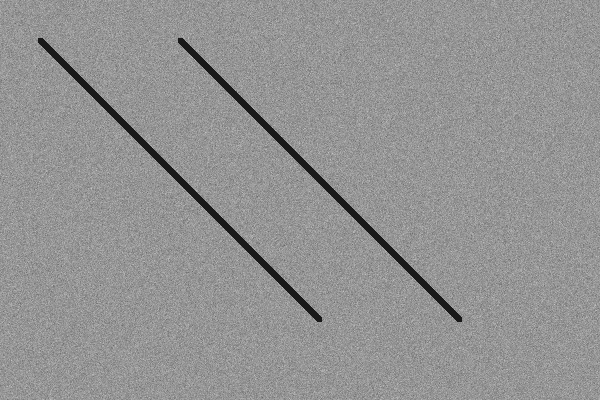
#> input picture original/apptest_tif.tif, 600 x 400 px, given in place of 260708_316_H_b2_front_CBS_002.tif, which was not available
$ python detect_cracks.py
#> lines starting #> are read from the running program, lines starting #| are printed output that depends on the picture; pictures that were not available may be replaced by others from this repository, and a replacement may not be noted
"""
Automatic crack detection for SEM/TXM micrographs, with ML-based
artifact rejection.

Pipeline
--------
1. Load the (often 16-bit) grayscale micrograph and rescale it to 8-bit
   using a percentile stretch.
2. Flatten uneven illumination with a large-kernel background subtraction.
3. Segment "dark" pixels with Otsu thresholding on the flattened image,
   then clean with morphology. This stage is deliberately permissive
   (high recall) -- it will catch real cracks AND artifacts (pores,
   inclusions, grain-boundary pits).
4. Compute a Frangi "vesselness" map on the flattened image. This is a
   Hessian-eigenvalue-based ridge filter (the same math used to segment
   blood vessels in medical imaging): it responds strongly to thin,
   continuous, curvilinear structures like cracks, and weakly to round
   blobs like pores -- exactly the discrimination we need.
5. For every candidate region from step 3, compute a feature vector
   (elongation, solidity, eccentricity, extent, mean darkness, mean
   vesselness response, ...).
6. Classify each candidate as crack vs. artifact using one of:
     - "auto"  (default): unsupervised Gaussian-mixture clustering on the
       standardized features, with the more "crack-like" cluster
       (higher elongation/vesselness, lower solidity) auto-selected.
       No manual labeling needed.
     - "train": fit a RandomForestClassifier from a CSV where you've
       manually corrected the IsCrack column of a previous run, and
       save the model so it can be reused on the rest of your image
       series (see --model).
     - "apply": load a previously trained model and use it directly --
       no re-fitting, fully deterministic, good for batch-processing
       many images consistently.
7. Write a pure black-and-white image (crack = black, background =
   white) using only the *kept* regions, a QC overlay (kept regions in
   red & numbered, rejected candidates in cyan), and a CSV with every
   candidate's features + classification, so you can review / correct
   it and feed it back into --mode train.

Usage
-----
    python3 detect_cracks.py INPUT.tif                       # auto mode
    python3 detect_cracks.py INPUT.tif --mode train \\
        --train-labels reviewed_candidates.csv --model crack_clf.joblib
    python3 detect_cracks.py INPUT2.tif --mode apply --model crack_clf.joblib

Run with -h for all options.
"""

import argparse
import math
import os
import sys

import numpy as np
import pandas as pd
import tifffile
import cv2
from scipy import ndimage as ndi
from scipy.spatial import cKDTree
from scipy.sparse import lil_matrix
from scipy.sparse.csgraph import minimum_spanning_tree
from skimage import exposure, filters, measure, morphology
from skimage.graph import route_through_array
import matplotlib

matplotlib.use("Agg")
import matplotlib.pyplot as plt
import matplotlib.patheffects as pe
from PIL import Image, ImageDraw

FEATURE_COLUMNS = [
    "LogArea",
    "Elongation",
    "Solidity",
    "Eccentricity",
    "Extent",
    "Circularity",
    "MeanDarkness",
    "MeanVesselness",
]


# [9 lines left out: function get_unique_filename, not called in this run]


def load_as_uint8(image_path, low_pct=1.0, high_pct=99.5):
    img = tifffile.imread(image_path)
    if img.ndim == 3:
        img = img[..., 0]
    lo, hi = np.percentile(img, [low_pct, high_pct])
    img8 = exposure.rescale_intensity(
        img.astype(np.float32), in_range=(lo, hi), out_range=(0, 255)
    ).astype(np.uint8)
    return img8


def _detect_databar_top(img8, search_frac=0.25, window=10, std_ratio=0.4, mean_ratio=0.85):
    """
    Some SEM exports (e.g. the raw instrument captures in this dataset) have
    an info bar burned in at the bottom (scale bar, detector, voltage, ...).
    Returns the first row of that bar, or h if there is none.

    Two independent signals, and the higher (earlier) one wins, because either
    alone leaves real bars in the frame.

    1. STATISTICAL. A databar background is close to solid, so both the row-wise
       mean brightness AND the row-wise standard deviation drop sharply at the
       transition. Comparing each row against the max over the preceding `window`
       rows keeps this stable against ordinary row-to-row noise. (An earlier
       version looked for a spike in horizontal gradient energy instead, which
       assumed the specimen surface is smooth -- false on busy, high-contrast
       captures where grain texture has edge energy as high as the bar.)

    2. GEOMETRIC. The panel is a RECTANGLE, so its top edge changes brightness
       across essentially the whole width at a single row -- unlike a jagged
       specimen boundary or a dark void, which change locally.

    Signal 1 alone missed five captures here (MAR_Amb_Cast_CBS_0002/0005,
    MAR_Amb_Cast_ETD_0002/0005, MAR_Amb_HIP_CBS_0003): their panel is a flat
    MID-GREY, not dark enough for mean_ratio to trip, so 240 rows of bar stayed in
    frame and the model detected the bar's own text as cracks -- 243,405 red pixels
    on one of them. Signal 2 catches all five. Measured across all 62 images, the
    60% width threshold moves the crop on exactly those five and nothing else.
    """
    h, w = img8.shape
    search_start = int(h * (1 - search_frac))
    rows = img8[search_start:].astype(np.float32)
    if rows.shape[0] < window + 5:
        return h

    bar_top_stat = h
    row_means = rows.mean(axis=1)
    row_stds = rows.std(axis=1)
    for i in range(window, len(row_means)):
        baseline_std = row_stds[i - window:i].max()
        baseline_mean = row_means[i - window:i].max()
        if (baseline_std > 3 and row_stds[i] < baseline_std * std_ratio
                and row_means[i] < baseline_mean * mean_ratio):
            bar_top_stat = search_start + i
            break

    bar_top_edge = h
    best_frac, best_row = 0.0, None
    for i in range(1, rows.shape[0]):
        frac = float((np.abs(rows[i] - rows[i - 1]) > 10).mean())
        if frac > best_frac:
            best_frac, best_row = frac, search_start + i
    # >=20 rows below it, so a near-bottom noise spike cannot masquerade as a panel
    if best_frac >= 0.60 and best_row is not None and h - best_row >= 20:
        bar_top_edge = best_row

    return min(bar_top_stat, bar_top_edge)


def find_field_of_view(img8, bright_thresh=12, shrink_frac=0.16, min_keep_frac=0.2):
    """
    Auto-detect the usable sample area, excluding any burned-in info bar and
    any circular aperture vignette (dark corners around a round field of
    view) -- both are common in raw SEM exports and would otherwise be
    misread as one giant 'crack' by the darkness threshold. Images that are
    already tightly cropped (no bar, no vignette) pass through unchanged.
    Returns (x0, y0, x1, y1).
    """
    h, w = img8.shape
    bar_top = _detect_databar_top(img8)
    workspace = img8[:bar_top].astype(np.float32)
    row_ok = np.where(workspace.mean(axis=1) > bright_thresh)[0]
    col_ok = np.where(workspace.mean(axis=0) > bright_thresh)[0]
    if len(row_ok) == 0 or len(col_ok) == 0:
        return 0, 0, w, bar_top

    y0, y1 = int(row_ok.min()), int(row_ok.max())
    x0, x1 = int(col_ok.min()), int(col_ok.max())
    fills_workspace = (x1 - x0) > 0.97 * w and (y1 - y0) > 0.97 * bar_top

    # A genuine circular aperture vignette darkens all FOUR corners
    # symmetrically (that's what "round field of view" means). A large but
    # ordinary dark REGION -- a sample edge, a void, a low-signal patch near
    # one side -- can just as easily pull the row/col brightness bounding
    # box in from one or two sides without being vignetting at all. Checked
    # directly on this dataset: of the images that failed the fills_workspace
    # check, none had all four corners dark in a way consistent with a round
    # cutoff (usually only one or two corners, or a band along one edge) --
    # confirmed by looking at actual corner brightness, not inferred. Require
    # that signature explicitly before committing to the inscribed-square
    # crop; otherwise this dataset's real dark regions get mistaken for
    # vignetting and lose 50-70% of a perfectly good frame.
    corner_size = max(20, int(0.03 * min(w, bar_top)))
    corners = [
        workspace[:corner_size, :corner_size].mean(),
        workspace[:corner_size, -corner_size:].mean(),
        workspace[-corner_size:, :corner_size].mean(),
        workspace[-corner_size:, -corner_size:].mean(),
    ]
    looks_like_round_vignette = all(c < bright_thresh for c in corners)

    if fills_workspace or not looks_like_round_vignette:
        # No vignette (or not the round kind this crop assumes) -- exclude
        # only the databar, keep the rest of the frame as-is.
        x0, y0, x1, y1 = 0, 0, w, bar_top
    else:
        # Treat the bright blob as a circle (its bounding box can be
        # asymmetric if the bar clipped one side) and crop to the largest
        # square inscribed in that circle. A per-axis shrink can still leave
        # a corner poking into the vignette when the box isn't square (e.g.
        # the bar ate into the height but not the width); an inscribed
        # square is geometrically guaranteed to clear every corner.
        cy, cx = (y0 + y1) / 2, (x0 + x1) / 2
        radius = max(y1 - y0, x1 - x0) / 2
        half_side = radius / math.sqrt(2) * (1 - shrink_frac)
        y0, y1 = int(cy - half_side), int(cy + half_side)
        x0, x1 = int(cx - half_side), int(cx + half_side)
        y0, x0 = max(y0, 0), max(x0, 0)
        y1, x1 = min(y1, bar_top), min(x1, w)

    if (x1 - x0) * (y1 - y0) < min_keep_frac * w * h:
        return 0, 0, w, bar_top  # detection looked wrong -- fall back safely
    return x0, y0, x1, y1


def flatten_background(img8, sigma=40, low_pct=0.5, high_pct=99.5):
    """
    Subtract a heavily blurred copy to remove slow illumination drift, then
    rescale to 8-bit using a PERCENTILE stretch rather than raw min/max.
    Min/max is fragile here: a handful of outlier pixels (a hot pixel, dust,
    or the crack itself sitting at 0) can dominate the range and compress
    all of the real background texture into a narrow band, which then
    breaks Otsu thresholding downstream (seen on low-contrast ETD captures).
    """
    background = filters.gaussian(img8, sigma=sigma, preserve_range=True)
    flat = img8.astype(np.float32) - background
    lo, hi = np.percentile(flat, [low_pct, high_pct])
    if hi <= lo:
        lo, hi = flat.min(), flat.max()
    flat = exposure.rescale_intensity(flat, in_range=(lo, hi), out_range=(0, 255)).astype(np.uint8)
    return flat


def segment_dark_regions(flat, denoise_sigma=1.0, mad_k=5.0, img8=None, absolute_dark_thresh=10):
    """
    Otsu assumes a roughly bimodal histogram (background vs. crack). That
    holds for high-contrast captures, but low-contrast/noisy images (seen on
    this dataset's ETD captures) have an essentially unimodal histogram --
    Otsu still forces a split, often near the median, flagging >50% of the
    image as "dark" and blowing up downstream. A robust median/MAD outlier
    threshold doesn't assume bimodality; taking whichever of the two
    thresholds is lower keeps Otsu's better localization on well-behaved
    images while capping the damage when it misfires.

    This RELATIVE (flattened-image) threshold has its own blind spot: a wide
    open crack/void, once background-flattening subtracts out its own
    surroundings, gets rescaled to a near-neutral value (measured: pixels
    that are genuinely pitch-black, raw value 0-4, land at ~122 out of 255
    after flattening -- indistinguishable from generic mid-gray background).
    Flattening is a high-pass filter; a void wider than the flattening blur
    radius (sigma=40, ~effective 120-160px) IS a low-frequency feature and
    gets removed along with the lighting drift it was meant to target. Thin
    cracks survive fine since they're far smaller than that blur radius.

    The fix is an OR with an ABSOLUTE darkness test on the un-flattened,
    percentile-stretched image (img8): true voids are unambiguously near-0
    there regardless of how wide they are, so this catches what the relative
    test structurally cannot, without needing the relative test to change.
    """
    smooth = filters.gaussian(flat, sigma=denoise_sigma, preserve_range=True)
    otsu_thresh = filters.threshold_otsu(smooth)
    median = np.median(smooth)
    mad = np.median(np.abs(smooth - median))
    robust_thresh = median - mad_k * mad * 1.4826
    thresh = min(otsu_thresh, robust_thresh)
    relative_mask = smooth < thresh
    if img8 is None:
        return relative_mask
    absolute_mask = img8 < absolute_dark_thresh
    return relative_mask | absolute_mask


def clean_mask(mask, open_radius=1, close_radius=3, min_area_px=15):
    mask = morphology.remove_small_objects(mask, max_size=min_area_px)
    mask = morphology.opening(mask, morphology.disk(open_radius))
    mask = morphology.closing(mask, morphology.disk(close_radius))
    mask = ndi.binary_fill_holes(mask)
    return mask


# [678 lines left out: functions compute_vesselness, exclude_border_background, extract_candidates, region_features_from_labeled, classify_auto, off_specimen_mask and 9 more, not called in this run]


def detect_cracks(
    image_path,
    out_dir=None,
    bg_sigma=40,
    denoise_sigma=1.0,
    open_radius=1,
    close_radius=3,
    min_area_px=40,
    mode="auto",
    model_path=None,
    train_labels_path=None,
    proba_threshold=0.5,
    force_keep_length=150,
    force_keep_area=50000,
    vessel_sigma_min=1,
    vessel_sigma_max=6,
    make_review_sheets=False,
    autocrop=True,
    hard_overrides=None,
    absolute_dark_thresh=10,
    merge_large_cracks_enabled=True,
    merge_min_area=1000,
    merge_max_gap=80,
    merge_max_bridge_darkness=160,
    contrast_low_pct=1.0,
    contrast_high_pct=99.5,
):
    out_dir = out_dir or os.path.dirname(os.path.abspath(image_path))
    base = os.path.splitext(os.path.basename(image_path))[0]

    img8 = load_as_uint8(image_path, low_pct=contrast_low_pct, high_pct=contrast_high_pct)
#> in load_as_uint8, img is the input picture: shape (400, 600); min 25, max 201, mean 146.9
#> in load_as_uint8, `lo, hi = np.percentile(img, [low_pct, high_pct])`: lo = 25; hi = 180
#> in load_as_uint8, `img8 = exposure.rescale_intensity( img.astype(np.float32), in_range=(l..`:
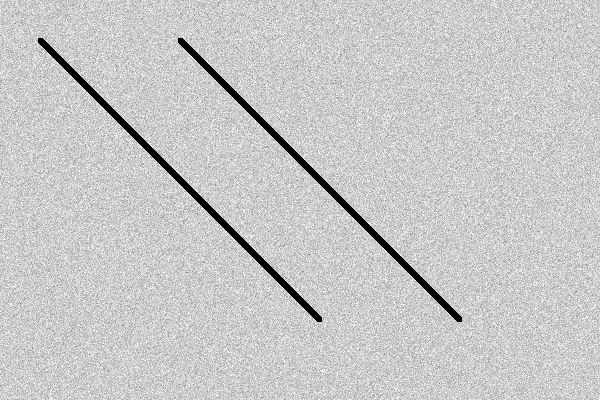
#> img8: shape (400, 600); min 0, max 255, mean 200
    # Segmentation may need a gentle (e.g. 0/100) stretch to avoid clipping real
    # background to artificial black on low-black-content images, but that same
    # gentle stretch makes the image look washed-out next to normally-stretched
    # ones. Overlays/review sheets are pure visualization, so always render them
    # from the standard 1/99.5 stretch -- every image looks the same "brightness"
    # when browsing, regardless of what contrast detection actually used.
    is_default_contrast = (contrast_low_pct == 1.0 and contrast_high_pct == 99.5)
    img8_display = img8 if is_default_contrast else load_as_uint8(image_path, low_pct=1.0, high_pct=99.5)
    if autocrop:
        x0, y0, x1, y1 = find_field_of_view(img8)
#> in _detect_databar_top, `rows = img8[search_start:].astype(np.float32)`:
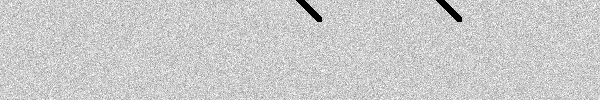
#> rows: shape (100, 600) float32; min 0, max 255, mean 202.9
#> in _detect_databar_top, `row_means = rows.mean(axis=1)`: row_means = 100 values, max 206.4 at index 59, min 196.8 at index 15, mean 202.9
#> in _detect_databar_top, `row_stds = rows.std(axis=1)`: row_stds = 100 values, max 40.32 at index 16, min 18.07 at index 32, mean 23.93
#> the loop in _detect_databar_top, `for i in range(window, len(row_means)):` made 90 passes
#> (baseline_std, baseline_mean) on passes 1 to 8: (40.2, 199.9), (40.2, 199.9), (40.15, 199.9), (40.15, 199.9), (40.15, 199.9), (40.14, 199.9), (40.14, 199.9), (40.32, 199.9)
#> the loop in _detect_databar_top, `for i in range(1, rows.shape[0]):` made 99 passes
#> (frac, best_frac) on passes 1, 3, 4, 9, 12, 20, 22, 24: (0.685, 0.685), (0.688, 0.688), (0.692, 0.692), (0.705, 0.705), (0.713, 0.713), (0.715, 0.715), (0.717, 0.717), (0.723, 0.723)
#> after the loop in _detect_databar_top, `for i in range(1, rows.shape[0]):`: best_frac = 0.738; best_row = 366
#> in find_field_of_view, `workspace = img8[:bar_top].astype(np.float32)`:
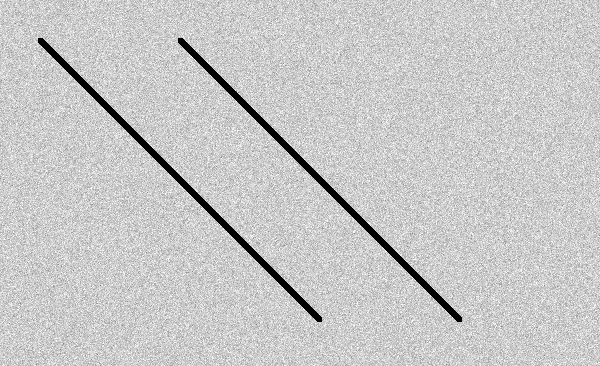
#> workspace: shape (366, 600) float32; min 0, max 255, mean 199.7
#> in find_field_of_view, `row_ok = np.where(workspace.mean(axis=1) > bright_thresh)[0]`: row_ok = 366 values from 0 to 365
#> in find_field_of_view, `col_ok = np.where(workspace.mean(axis=0) > bright_thresh)[0]`: col_ok = 600 values from 0 to 599
#> in find_field_of_view, `y0, y1 = int(row_ok.min()), int(row_ok.max())`: y0 = 0; y1 = 365
#> in find_field_of_view, `x0, x1 = int(col_ok.min()), int(col_ok.max())`: x0 = 0; x1 = 599
#> in find_field_of_view, `fills_workspace = (x1 - x0) > 0.97 * w and (y1 - y0) > 0.97 * bar_top`: fills_workspace = True
#> in find_field_of_view, `corner_size = max(20, int(0.03 * min(w, bar_top)))`: corner_size = 20
#> in find_field_of_view, `corners = [ workspace[:corner_size, :corner_size].mean(), workspace[:c..`: corners = [204.6, 203.2, 203.6, 205]
#> in find_field_of_view, `looks_like_round_vignette = all(c < bright_thresh for c in corners)`: looks_like_round_vignette = False
#> in find_field_of_view, `x0, y0, x1, y1 = 0, 0, w, bar_top`: x1 = 600; y1 = 366
#> x0 = 0; y0 = 0; x1 = 600; y1 = 366
        if (x0, y0, x1, y1) != (0, 0, img8.shape[1], img8.shape[0]):
            print(f"Auto-cropped out info bar / aperture vignette: "
                  f"{img8.shape[1]}x{img8.shape[0]} -> box ({x0},{y0})-({x1},{y1})")
#| Auto-cropped out info bar / aperture vignette: 600x400 -> box (0,0)-(600,366)
        img8 = img8[y0:y1, x0:x1]
#> img8: shape (366, 600)
        img8_display = img8_display[y0:y1, x0:x1]

    flat = flatten_background(img8, sigma=bg_sigma)
#> in flatten_background, `background = filters.gaussian(img8, sigma=sigma, preserve_range=True)`:
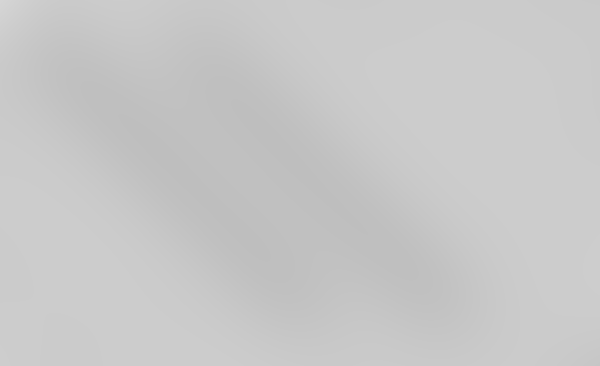
#> background: shape (366, 600) float64; min 190.7, max 213.9, mean 199.7
#> in flatten_background, `lo, hi = np.percentile(flat, [low_pct, high_pct])`: lo = -192.8; hi = 54.59
#> (the rest of the program and of its run is left out)
